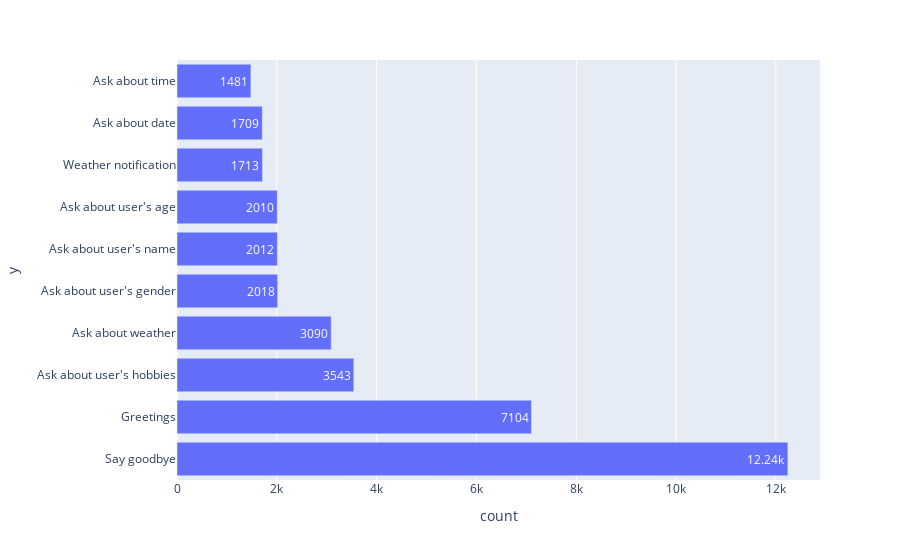

Write notebook code for a chart like this one.
### Code cell
def draw_age_bar_chart(column, age='', range=5, horizontal = False):
    """
    column : 출력 원하는 column명
    age : 나이 (default= '', '18-25', '26-35', 'Over 50 years old', 'Under 18 years old', '36-50', '7-10', 'Under 7 years old')
    range : 몇 개까지 출력할 것인지 범위
    horizontal : 가로 출력 여부
    """
    if age != '':
        df = train[train['user_profile_age_range'] == f'{age}']
        df = df[column].value_counts().to_frame()
    else:
        df = train[column].value_counts().to_frame()
    df = df[:range]
    df.columns = ['count']

    lab = df.index.to_list()[:range]

    if horizontal:
        fig = px.bar(df, x='count', y=lab, orientation='h', text_auto=True)
    else:
        fig = px.bar(df, x=lab, y='count', text_auto=True)
    fig.show()
    
draw_age_bar_chart('goal_topic', '', 10 ,True)

### Figure 1 — Plotly figure (JSON) as saved in the notebook; plotly's stock layout.template omitted (floating-point values rounded to 4 significant figures)
{"data": [{"alignmentgroup": "True", "hovertemplate": "count=%{x}<br>y=%{y}<extra></extra>", "legendgroup": "", "marker": {"color": "#636efa", "pattern": {"shape": ""}}, "name": "", "offsetgroup": "", "orientation": "h", "showlegend": false, "textposition": "auto", "texttemplate": "%{x}", "type": "bar", "x": [12240, 7104, 3543, 3090, 2018, 2012, 2010, 1713, 1709, 1481], "xaxis": "x", "y": ["Say goodbye", "Greetings", "Ask about user's hobbies", "Ask about weather", "Ask about user's gender", "Ask about user's name", "Ask about user's age", "Weather notification", "Ask about date", "Ask about time"], "yaxis": "y"}], "layout": {"barmode": "relative", "legend": {"tracegroupgap": 0}, "margin": {"t": 60}, "xaxis": {"anchor": "y", "domain": [0, 1], "title": {"text": "count"}}, "yaxis": {"anchor": "x", "domain": [0, 1], "title": {"text": "y"}}}}
